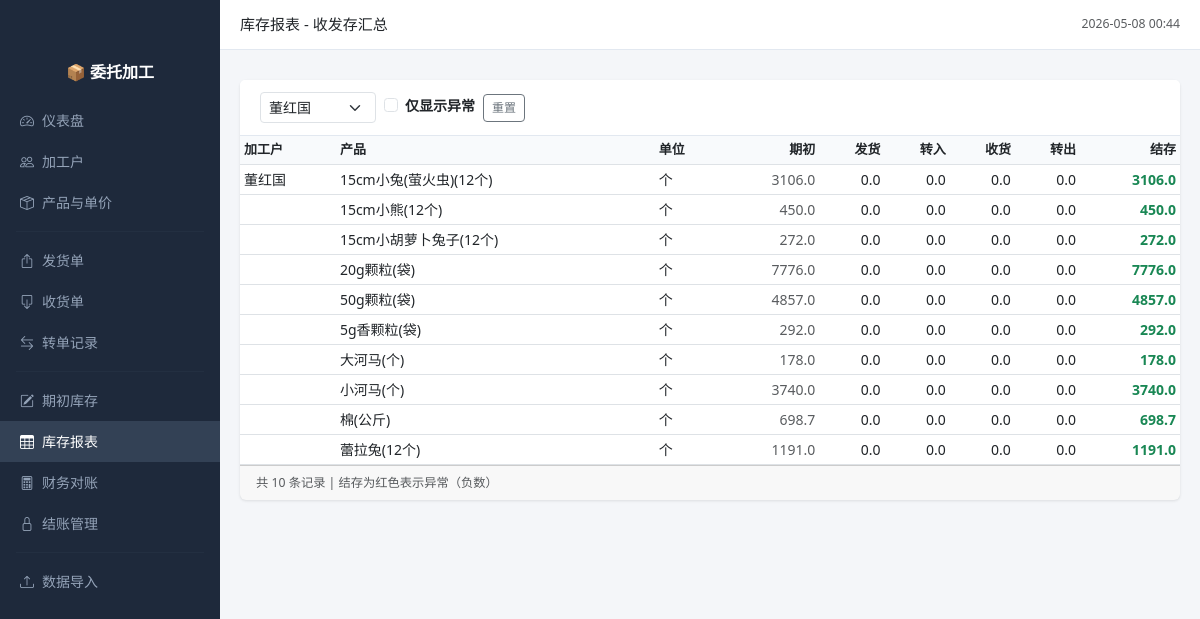
/inventory?processor_id=6, run on the app's committed database.
### app.py (models this page shows, shortened)
class Product(db.Model):
    __tablename__ = 'products'
    id = db.Column(db.Integer, primary_key=True)
    name = db.Column(db.String(200), nullable=False)
    unit = db.Column(db.String(20), default='个')  # 个/对/米/公斤/袋
    category_id = db.Column(db.Integer, db.ForeignKey('product_categories.id'))
    product_type = db.Column(db.String(20), default='成品')  # 成品/半成品/原材料
    notes = db.Column(db.Text)
    created_at = db.Column(db.DateTime, default=datetime.now)

class Processor(db.Model):
    __tablename__ = 'processors'
    id = db.Column(db.Integer, primary_key=True)
    name = db.Column(db.String(100), nullable=False, unique=True)
    phone = db.Column(db.String(50))
    address = db.Column(db.String(200))
    process_step = db.Column(db.String(50), default='')  # 工序：皮壳、服装、后道、充棉等
    notes = db.Column(db.Text)
    created_at = db.Column(db.DateTime, default=datetime.now)
    shipments = db.relationship('Shipment', backref='processor', lazy='dynamic')
    receipts = db.relationship('Receipt', backref='processor', lazy='dynamic')
    prices = db.relationship('ProcessorPrice', backref='processor', lazy='dynamic')

### app.py (the view)
@app.route('/inventory')
def inventory_report():
    processor_id = request.args.get('processor_id', type=int)
    anomaly_only = request.args.get('anomaly_only', type=int)
    inv_data = get_inventory(processor_id=processor_id)
    processors = Processor.query.order_by(Processor.name).all()
    results = []
    for row in inv_data:
        if anomaly_only and row.balance >= -0.01:
            continue
        results.append(row)
    return render_template('inventory.html', inventory=results,
                           processors=processors, processor_id=processor_id,
                           anomaly_only=anomaly_only)

### app.py (called while the page is built)
@app.context_processor
def utility_processor():
    return {'now': lambda: datetime.now().strftime('%Y-%m-%d %H:%M'),
            'today': lambda: datetime.now().strftime('%Y-%m-%d')}

### templates/inventory.html (shortened to what this page needs)
{% extends "base.html" %}
{% block page_title %}库存报表 - 收发存汇总{% endblock %}
{% block content %}
<div class="card">
    <div class="card-header">
        <form class="row g-2 align-items-center" method="get">
            <div class="col-auto">
                <select name="processor_id" class="form-select form-select-sm" onchange="this.form.submit()">
                    {% for p in processors %}
                    <option value="{{ p.id }}" {{ 'selected' if processor_id==p.id }}>{{ p.name }}</option>
                    {% endfor %}
                </select>
            </div>
            <div class="col-auto">
                <div class="form-check">
                    <input class="form-check-input" type="checkbox" name="anomaly_only" value="1"
                           id="anomalyOnly" {{ 'checked' if anomaly_only }}
                           onchange="this.form.submit()">
                    <label class="form-check-label" for="anomalyOnly">仅显示异常</label>
                </div>
            </div>
            <div class="col-auto">
                <a href="{{ url_for('inventory_report') }}" class="btn btn-outline-secondary btn-sm">重置</a>
            </div>
        </form>
    </div>
    <div class="card-body p-0">
        <table class="table table-sm table-hover mb-0" id="invTable">
            <thead>
                <tr>
                    <th>加工户</th>
                    <th>产品</th>
                    <th>单位</th>
                    <th class="text-end">期初</th>
                    <th class="text-end">发货</th>
                    <th class="text-end">转入</th>
                    <th class="text-end">收货</th>
                    <th class="text-end">转出</th>
                    <th class="text-end">结存</th>
                </tr>
            </thead>
            <tbody>
                {% set ns = namespace(prev_processor='') %}
                {% for row in inventory %}
                <tr class="{{ 'table-danger' if row.balance < -0.01 else '' }}">
                    <td>{{ row.processor_name if row.processor_name != ns.prev_processor else '' }}
                        {% set ns.prev_processor = row.processor_name %}</td>
                    <td>{{ row.product_name }}</td>
                    <td>{{ row.unit or '个' }}</td>
                    <td class="text-end text-muted">{{ '%.1f'|format(row.begin_qty) if row.begin_qty else '0.0' }}</td>
                    <td class="text-end">{{ '%.1f'|format(row.ship_qty) if row.ship_qty else '0.0' }}</td>
                    <td class="text-end">{{ '%.1f'|format(row.transfer_in_qty) if row.transfer_in_qty else '0.0' }}</td>
                    <td class="text-end">{{ '%.1f'|format(row.receipt_qty) if row.receipt_qty else '0.0' }}</td>
                    <td class="text-end">{{ '%.1f'|format(row.transfer_out_qty) if row.transfer_out_qty else '0.0' }}</td>
                    <td class="text-end fw-bold {{ 'text-danger' if row.balance < -0.01 else 'text-success' if row.balance > 0 else '' }}">
                        {{ '%.1f'|format(row.balance) }}
                    </td>
                </tr>
                {% else %}
                <tr><td colspan="9" class="text-center text-muted py-4">暂无数据</td></tr>
                {% endfor %}
            </tbody>
        </table>
    </div>
    {% if inventory %}
    <div class="card-footer text-muted small">
        共 {{ inventory|length }} 条记录 | 结存为红色表示异常（负数）
    </div>
    {% endif %}
</div>
{% endblock %}

### templates/base.html (style rules this page uses)
body { background: #f4f6f9; font-size: 14px; }
.card { border: none; box-shadow: 0 1px 3px rgba(0,0,0,0.1); margin-bottom: 16px; }
.card-header { background: #fff; border-bottom: 1px solid #e2e8f0; font-weight: 600; padding: 12px 20px; }
.table th { background: #f8fafc; font-weight: 600; font-size: 13px; white-space: nowrap; }
.table td { vertical-align: middle; }
.btn-sm { font-size: 12px; }

### data on the page
Product: name "董红国", product_name "15cm小兔(萤火虫)(12个)", unit "个", begin_qty "3106.0", ship_qty "0.0", transfer_in_qty "0.0", receipt_qty "0.0", transfer_out_qty "0.0", balance "3106.0"
Product: product_name "15cm小熊(12个)", unit "个", begin_qty "450.0", ship_qty "0.0", transfer_in_qty "0.0", receipt_qty "0.0", transfer_out_qty "0.0", balance "450.0"
Product: product_name "15cm小胡萝卜兔子(12个)", unit "个", begin_qty "272.0", ship_qty "0.0", transfer_in_qty "0.0", receipt_qty "0.0", transfer_out_qty "0.0", balance "272.0"
Product: product_name "20g颗粒(袋)", unit "个", begin_qty "7776.0", ship_qty "0.0", transfer_in_qty "0.0", receipt_qty "0.0", transfer_out_qty "0.0", balance "7776.0"
Product: product_name "50g颗粒(袋)", unit "个", begin_qty "4857.0", ship_qty "0.0", transfer_in_qty "0.0", receipt_qty "0.0", transfer_out_qty "0.0", balance "4857.0"
Product: product_name "5g香颗粒(袋)", unit "个", begin_qty "292.0", ship_qty "0.0", transfer_in_qty "0.0", receipt_qty "0.0", transfer_out_qty "0.0", balance "292.0"
Product: product_name "大河马(个)", unit "个", begin_qty "178.0", ship_qty "0.0", transfer_in_qty "0.0", receipt_qty "0.0", transfer_out_qty "0.0", balance "178.0"
Product: product_name "小河马(个)", unit "个", begin_qty "3740.0", ship_qty "0.0", transfer_in_qty "0.0", receipt_qty "0.0", transfer_out_qty "0.0", balance "3740.0"
Product: product_name "棉(公斤)", unit "个", begin_qty "698.7", ship_qty "0.0", transfer_in_qty "0.0", receipt_qty "0.0", transfer_out_qty "0.0", balance "698.7"
Product: product_name "蕾拉兔(12个)", unit "个", begin_qty "1191.0", ship_qty "0.0", transfer_in_qty "0.0", receipt_qty "0.0", transfer_out_qty "0.0", balance "1191.0"

### other printed values
{{ inventory|length }} "10"
form field processor_id "董红国"
